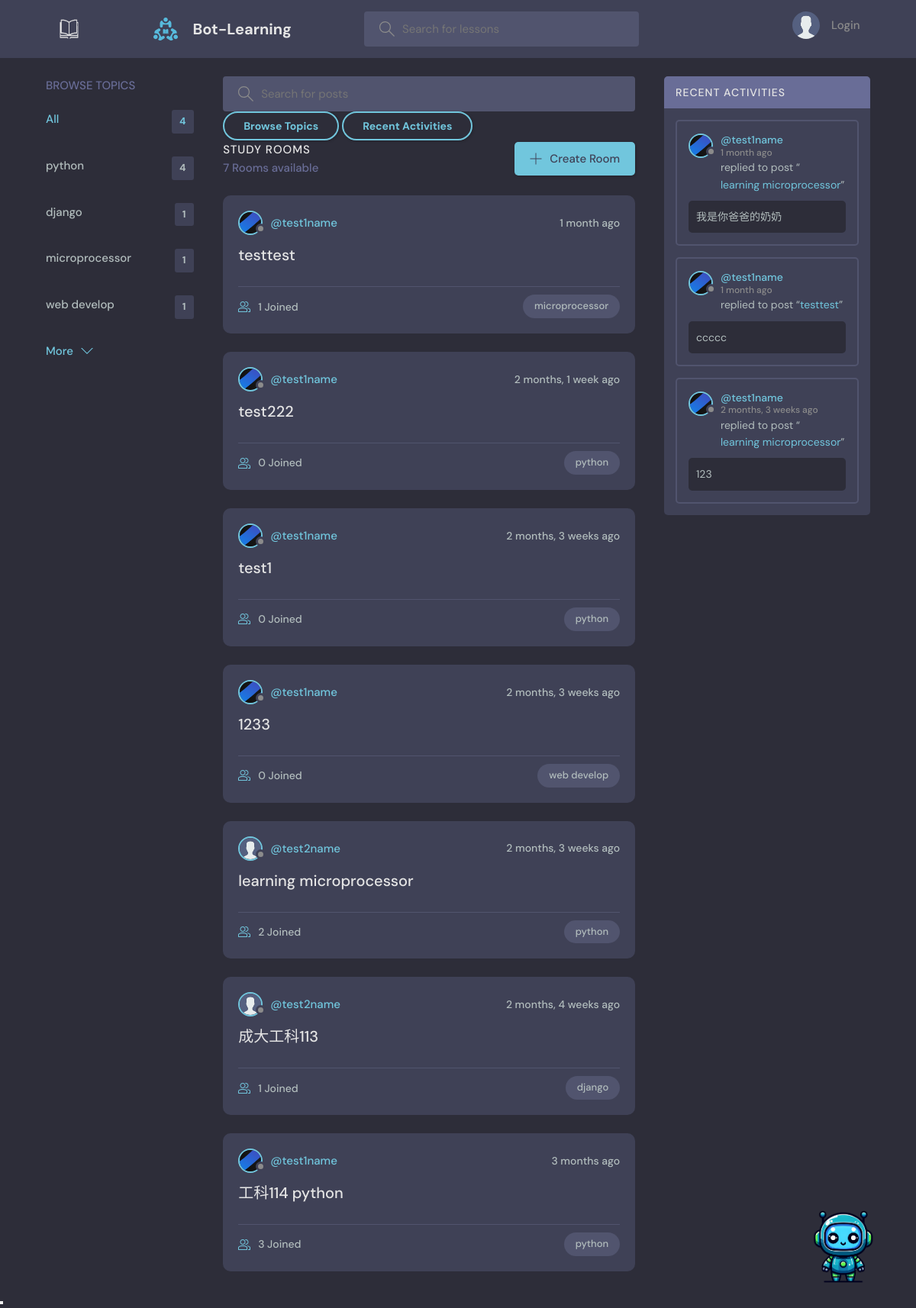
Before: / with the older database file.
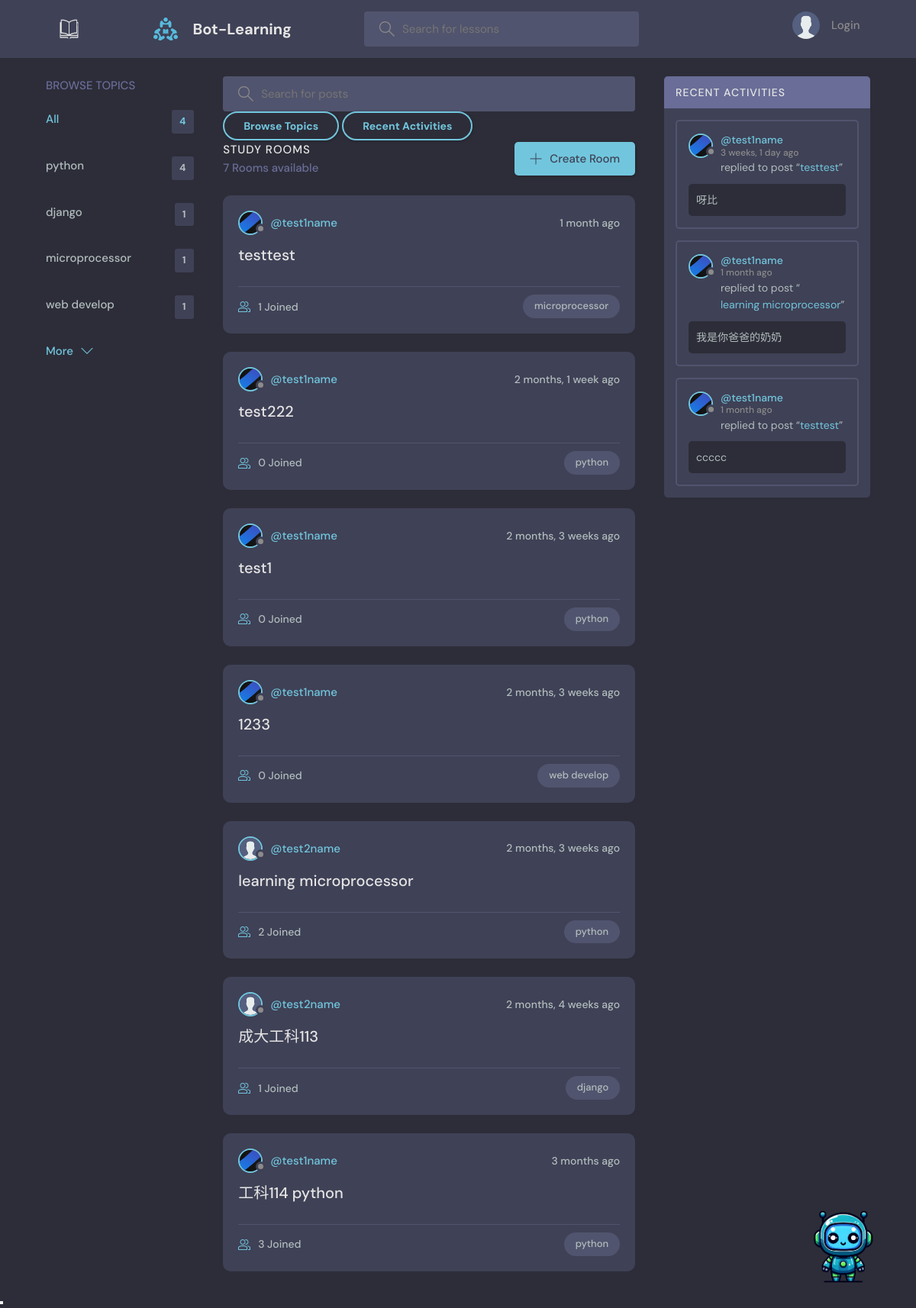
After: the same page with the newer database file.
### base/models.py (models this page shows, shortened)
class Topic(models.Model):
    name = models.CharField(max_length=200)

class Room(models.Model):
    host = models.ForeignKey(User, on_delete=models.SET_NULL, null=True)
    topic = models.ForeignKey(Topic, on_delete=models.SET_NULL, null=True)
    name = models.CharField(max_length=200)
    description = models.TextField(null=True, blank=True)
    participants = models.ManyToManyField(
        User, related_name='participants', blank=True)
    updated = models.DateTimeField(auto_now=True)
    created = models.DateTimeField(auto_now_add=True)
    class Meta:
        ordering = ['-updated', '-created']
    def __str__(self):
        return self.name

class User(AbstractUser):
    name = models.CharField(max_length=200, null=True)
    email = models.EmailField(unique=True, null=True)
    bio = models.TextField(null=True)
    avatar = models.ImageField(null=True, default="avatar.svg")
    objects = CustomUserManager()
    USERNAME_FIELD = 'email'
    REQUIRED_FIELDS = []

class Message(models.Model):
    user = models.ForeignKey(User, on_delete=models.CASCADE)
    room = models.ForeignKey(Room, on_delete=models.CASCADE)
    body = models.TextField()
    updated = models.DateTimeField(auto_now=True)
    created = models.DateTimeField(auto_now_add=True)
    class Meta:
        ordering = ['-updated', '-created']

### base/views.py (the view)
# urls.py: path('', views.home, name="home"),
def home(request):
    q = request.GET.get('q') if request.GET.get('q') != None else ''
    rooms = Room.objects.filter(
        Q(topic__name__icontains=q) |
        Q(name__icontains=q) |
        Q(description__icontains=q)
    )
    topics = Topic.objects.all()[0:5]
    room_count = rooms.count()
    room_messages = Message.objects.filter(
        Q(room__topic__name__icontains=q))[0:3]
    context = {'rooms': rooms, 'topics': topics,
               'room_count': room_count, 'room_messages': room_messages}
    return render(request, 'base/home.html', context)

### base/templates/base/home.html (shortened to what this page needs)
{% extends 'main.html' %}
{% block content %}
<main class="layout layout--3">
  <div class="container">
    {% include 'base/topics_component.html' %}
    <div class="roomList">
      <div class="mobile-menu">
        <form action="{% url 'home' %}" method="GET" class="header__search">
          <label>
            <input name="q" placeholder="Search for posts" />
          </label>
        </form>
        <div class="mobile-menuItems">
          <a class="btn btn--main btn--pill" href="{% url 'topics' %}">Browse Topics</a>
          <a class="btn btn--main btn--pill" href="{% url 'activity' %}">Recent Activities</a>
        </div>
      </div>
      <div class="roomList__header">
        <div>
          <h2>Study Rooms</h2>
          <p>{{room_count}} Rooms available</p>
        </div>
        <a class="btn btn--main" href="{% url 'create-room' %}">
          <svg version="1.1" xmlns="http://www.w3.org/2000/svg" width="32" height="32" viewBox="0 0 32 32">
            <title>add</title>
            <path
              d="M16.943 0.943h-1.885v14.115h-14.115v1.885h14.115v14.115h1.885v-14.115h14.115v-1.885h-14.115v-14.115z">
            </path>
          </svg>
          Create Room
        </a>
      </div>
      {% include 'base/feed_component.html' %}
    </div>
    {% include 'base/activity_component.html' %}
  </div>
</main>
{% endblock %}

### base/templates/base/topics_component.html
<div class="topics">
    <div class="topics__header">
        <h2>Browse Topics</h2>
    </div>
    <ul class="topics__list">
        <li>
            <a href="{% url 'home' %}" class="active">All <span>{{topics.count}}</span></a>
        </li>
        {% for topic in topics %}
        <li>
            <a href="{% url 'home' %}?q={{topic.name}}">{{topic.name}}<span>{{topic.room_set.all.count}}</span></a>
        </li>
        {% endfor %}
    </ul>
    <a class="btn btn--link" href="{% url 'topics' %}">
        More
        <svg version="1.1" xmlns="http://www.w3.org/2000/svg" width="32" height="32" viewBox="0 0 32 32">
            <title>chevron-down</title>
            <path d="M16 21l-13-13h-3l16 16 16-16h-3l-13 13z"></path>
        </svg>
    </a>
</div>

### base/templates/base/feed_component.html (shortened to what this page needs)
{% for room in rooms %}
<div class="roomListRoom">
    <div class="roomListRoom__header">
        <a href="{% url 'user-profile' room.host.id %}" class="roomListRoom__author">
            <div class="avatar avatar--small">
                <img src="{{room.host.avatar.url}}" />
            </div>
            <span>@{{room.host.username}}</span>
        </a>
        <div class="roomListRoom__actions">
            <span>{{room.created|timesince}} ago</span>
        </div>
    </div>
    <div class="roomListRoom__content">
        <a href="{% url 'room' room.id %}">{{room.name}}</a>
    </div>
    <div class="roomListRoom__meta">
        <a href="{% url 'room' room.id %}" class="roomListRoom__joined">
            {{room.participants.all.count}} Joined
        </a>
        <p class="roomListRoom__topic">{{room.topic.name}}</p>
    </div>
</div>
{% endfor %}

### base/templates/base/activity_component.html (shortened to what this page needs)
<div class="activities">
    <div class="activities__header">
        <h2>Recent Activities</h2>
    </div>
    {% for message in room_messages %}
    <div class="activities__box">
        <div class="activities__boxHeader roomListRoom__header">
            <a href="{% url 'user-profile' message.user.id %}" class="roomListRoom__author">
                <div class="avatar avatar--small">
                    <img src="{{message.user.avatar.url}}" />
                </div>
                <p>
                    @{{message.user.username}}
                    <span>{{message.created|timesince}} ago</span>
                </p>
            </a>
        </div>
        <div class="activities__boxContent">
            <p>replied to post “<a href="{% url 'room' message.room.id %}">{{message.room}}</a>”</p>
            <div class="activities__boxRoomContent">{{message.body}}</div>
        </div>
    </div>
    {% endfor %}
</div>

Changed rows visible on the page:
no longer on this page (row unchanged): Message: user.avatar (picture), user.username "test1name", created "2 months, 3 weeks", room "learning microprocessor", body "123"
added Message: user.avatar (picture), user.username "test1name", created "3 weeks, 1 day", room "testtest", body "呀比"
